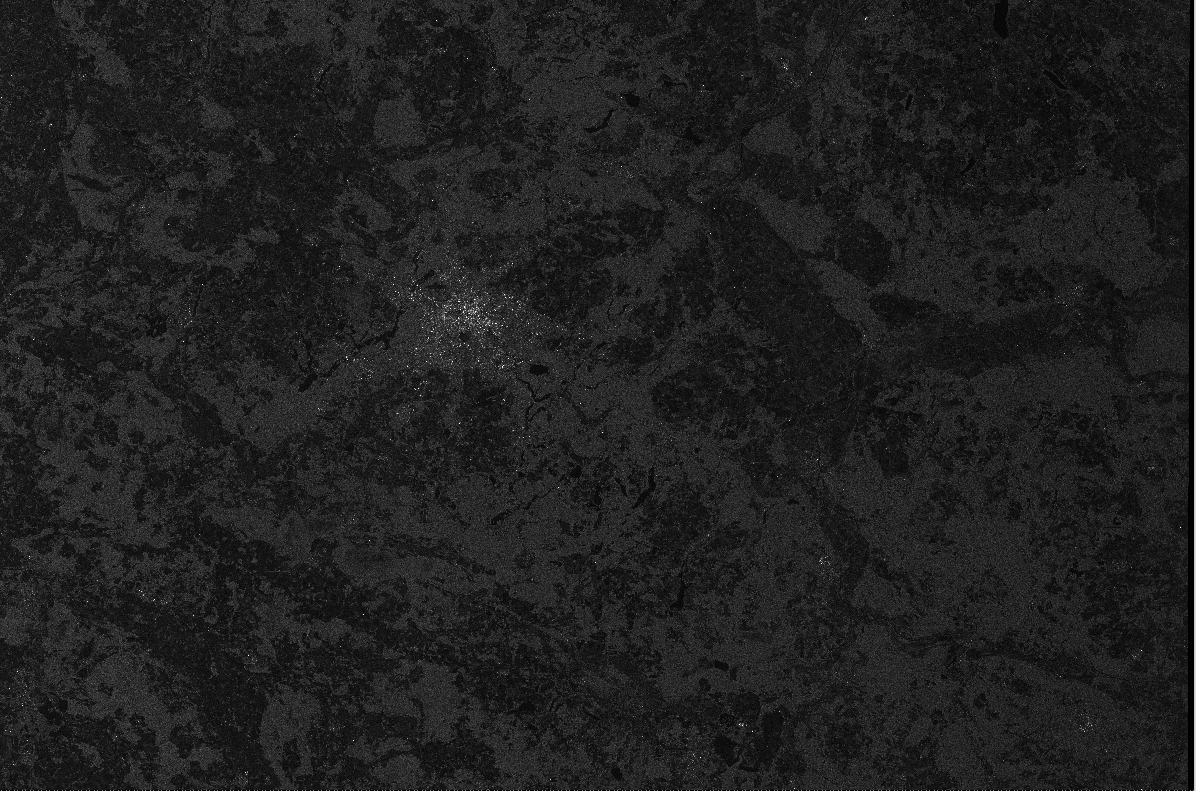
#> input picture final_deliverable/s1a_comparison_org.png, 1196 x 791 px
$ jupyter execute --allow-errors 'Interstellar Challenge.ipynb'   (shell and % lines are left out)   (older library calls are emulated)
#> lines starting #> are read from the running program, lines starting #| are printed output that depends on the picture
[cell 1]
import cv2
import numpy as np
from glob import glob
import os
import tifffile as tiff # for reading .TIFF files
import glymur as glm # for reading .JP2 files (needs openjpeg)
import matplotlib.pyplot as plt

[cell 2]
data_folders = glob('data' + os.sep + '*')

## Synthetic Aperture Radar (SAR) Image processing

Here we will begin by analyzing images captured by the SAR (Synthetic Aperture Radar) satellites. The SAR data presented herein contains images taken in 2 polarization modes -

1. VV - Vertical Transmit, Vertical Receive : Same polarization like this can help distinguish same surfaces having different states (like capillary waves in water bodies)

2. VH - Vertical Transmit, Horizontal Receive : Cross-polarisation like this is useful when volume (multiple) scattering occurs. It can allow the separation of soil and vegetation and of forest and non-forest.

Here, we will try to utilize their natures to find water body masks from the radar images.

[cell 3]
# ---------------------SAR (Synthetic Aperture Radar) PROCESSING--------------------- #

sentinel_1_SAR_folders = [d for d in data_folders if 'S1' in d]

#> (the rest of this cell did not finish here and is left out)

Analyzing SAR images from 08/2018-

[cell 4]
# Performs exploratory data analysis by performing image addition,
# subtraction, & multiplication. Only useful for observing patterns
# manually and making algorithms.
# [48 lines left out: function sar_image_analyze_explore, not called in this run]

def force_makedir(dir):
    if not os.path.isdir(dir):
        os.makedirs(dir)

#> (a cell that did not finish here is left out)

Water bodies are very reflective surfaces. They tend to completely reflect all the radar energy away from them at an angle equal to the incidence anglemaking them appear dark in both VH & VV images. The same applies to smooth surfaces like runways etc.

Here, we will be highlighting water bodies and airport runway stretches which is otherwise, less observed in the original radar images.

We shall do this by multiplying the VH & VV images and thresholding the resulting image at the mean - standard_deviation of all of its pixels.

After performing some cleaning an dpost-processing on this image, the water bodies become apparent.

[cell 6]
# [6 lines left out: function find_waterish_surface_mask, not called in this run]

#> (a cell that did not finish here is left out)

#> (a cell that did not finish here is left out)

#> (a cell that did not finish here is left out)

This image doesn't visually reveal too much as there is significant downsampling happening over here (more than 90% of the pixels are lost). Therefore, screenshots of the results will be shown for better visibility.

Now we shall clean this image of noisy spots with the following method -

[cell 10]
# [27 lines left out: function sar_water_mask_postprocess, not called in this run]

#> (a cell that did not finish here is left out)

[cell 12]
# [4 lines left out: function u16_to_u8, not called in this run]

#> (a cell that did not finish here is left out)

A side-by-side baked visualization of the results is shown below-

[cell 14]
im = cv2.imread('s1a_comparison_org.png')
#> im is the input picture: shape (791, 1196, 3); min 0, max 255, mean 32.1
plt.imshow(im)
plt.show()

This is the original image

[cell 15]
im = cv2.imread('s1a_comparison_watermask.png')
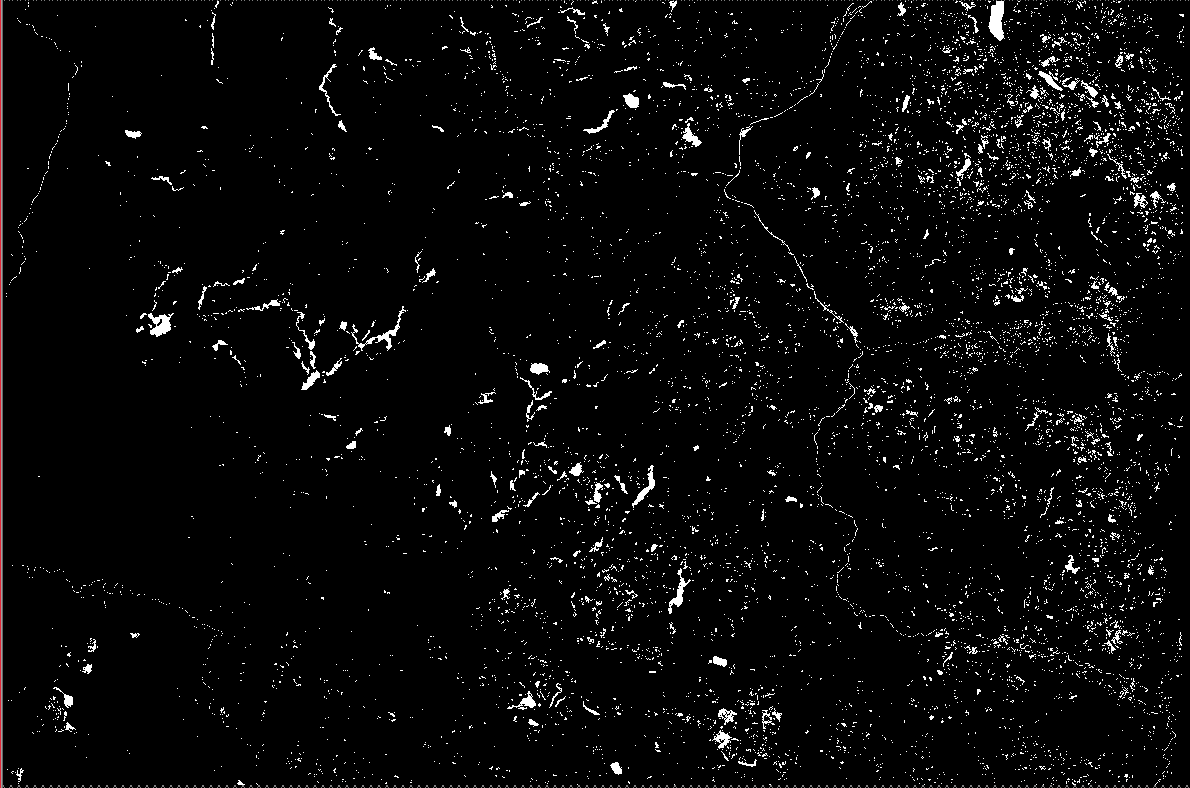
#> input picture final_deliverable/s1a_comparison_watermask.png, 1190 x 788 px
#> im is the input picture: shape (788, 1190, 3); mean B, G, R 8.8, 8.8, 9
plt.imshow(im)
plt.show()

This is the watermask extracted. Although there isn't too much of a quality improvement, it is more visible. For better comparison, please see the files 's1a_comparison_org.png' and 's1a_comparison_watermask.png' representing the original and the watermask extracted images respectively.

Now we shall process the other radar image from 09/2018-

[cell 16]
# Putting all the above methods in to one function

# [11 lines left out: function sar_image_process, not called in this run]

#> (a cell that did not finish here is left out)

#> (a cell that did not finish here is left out)

As this again doesn't reveal much visually, the baked results are presented below -

[cell 19]
im = cv2.imread('s1b_comparison_org.png')
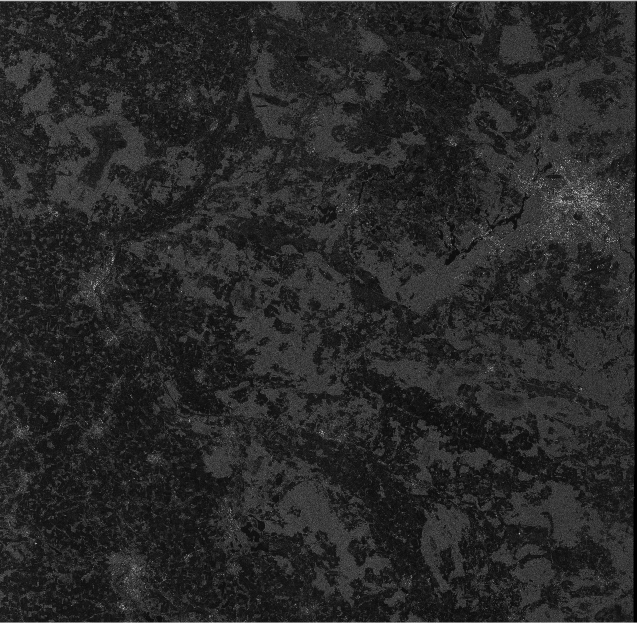
#> input picture final_deliverable/s1b_comparison_org.png, 1274 x 1246 px (shown at 1/2 size)
#> im is the input picture: shape (1246, 1274, 3); min 0, max 255, mean 40.1
plt.imshow(im)
plt.show()

This is the original image

[cell 20]
im = cv2.imread('s1b_comparison_watermask.png')
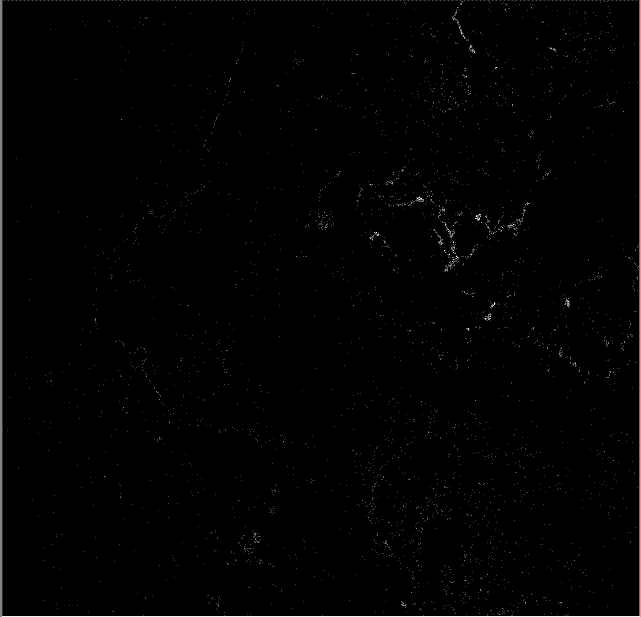
#> input picture final_deliverable/s1b_comparison_watermask.png, 1282 x 1234 px (shown at 1/2 size)
#> im is the input picture: shape (1234, 1282, 3); mean B, G, R 2.1, 2.1, 2.3
plt.imshow(im)
plt.show()

This image is quite sparse in terms of water bodies so its even less evident on the notebook. However, the corresponding file visualizations can be viewed in 's1b_comparison_org.png' and 's1b_comparison_watermask.png' for original and watermask images respectively.

## Multi Spectral Imager (MSI) image processing

Images obtained from MSI satellites extend over a wide EM spectrum bandwidth surpassing that what the human eye can see (Including infra-red and ultra-violet). The full spectrum with its details can be found at https://earth.esa.int/web/sentinel/technical-guides/sentinel-2-msi/msi-instrument

In the images provided to us, the images range over 12 spectral bandwidths. Having multi-spectral images is very useful in addition to having true color images obtained from traditional cameras operating more or less in the same visual spectrum as humans as they can help segment and detect important features  in satellite images. This is possible as different map features (like clouds, soil, vegetation) produce different responses to EM radiations of different wavelengths.

We shall leverage this property here to minimize the obsucurity caused by the clouds in the true color images.

[cell 21]
sentinel_2_MSI_folders = [d for d in data_folders if 'S2' in d]

The following image visualizes the coverage of the various MSI images from 09/2016. This has been obtained from the tile numbers (T33UUT & T33UUU) as cited in the data folders.

The mapping betweem tileID and their enclosing lat-long can be found at https://sentinel.esa.int/documents/247904/1955685/S2A_OPER_GIP_TILPAR_MPC__20151209T095117_V20150622T000000_21000101T000000_B00.kml

The lat-longs for each tile are as follows -

#### 33UUT lat longs-

52.3140232376153,12.0657982282501
51.3280532477758,12.1292108515397
51.3560798433897,13.7045784646816
52.3430543844249,13.6759245503229

#### 33UUU lat longs- (a tile north of 33UUT)

53.2119778260595,12.0047609250912
52.2262108698791,12.071595116355
52.2551507482845,13.6785440650184
53.241963547145,13.648341514502

[cell 22]
im = cv2.imread('s2a_msi_coverage_201609.png')
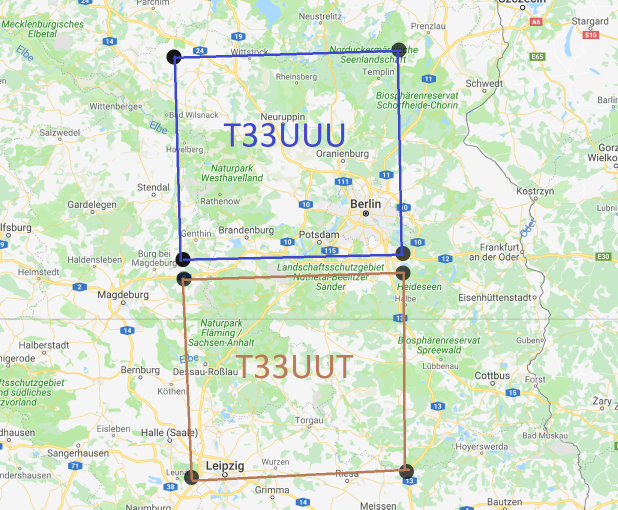
#> input picture final_deliverable/s2a_msi_coverage_201609.png, 1235 x 1019 px (shown at 1/2 size)
#> im is the input picture: shape (1019, 1235, 3); mean B, G, R 209.6, 229.9, 216.6
plt.imshow(im)
plt.show()
